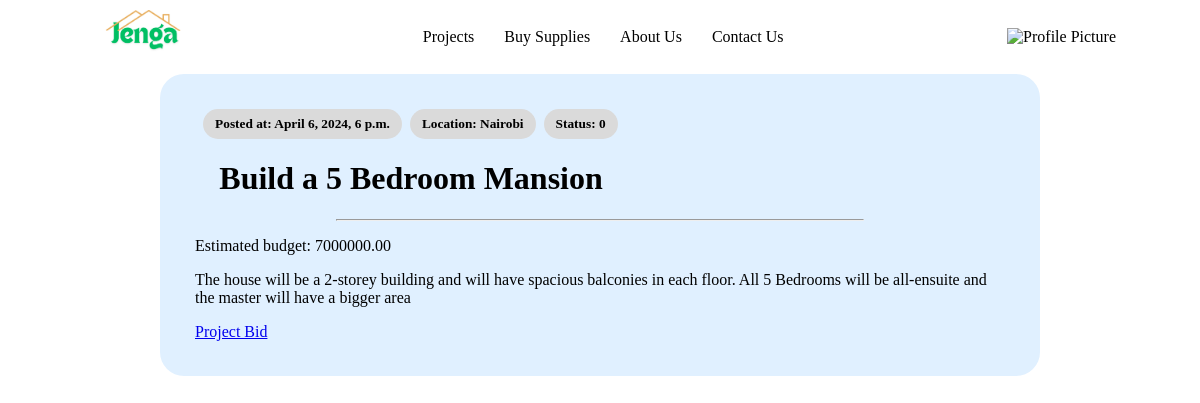
The app's page /project/2/ (signed in) with its own data.
### base/models.py (models this page shows, shortened)
class Project(models.Model):
    STATUS_CHOICES = (
        ('Open', 'Open'),
        ('In Progress', 'In Progress'),
        ('Completed', 'Completed'),
    )
    user = models.ForeignKey(User, on_delete=models.CASCADE, null=True, blank=True)
    title = models.CharField(max_length=211)
    budget = models.DecimalField(max_digits=10, decimal_places=2, default=0)
    location = models.CharField(max_length=100, null=True, blank=True)
    description  = models.TextField(null=True, blank=True)
    status = models.CharField(choices=STATUS_CHOICES, default='Open', max_length=20)
    created_at = models.DateTimeField(default=timezone.now)
    updated_at = models.DateTimeField(auto_now=True)

### base/views.py (the view)
# urls.py: path('project/<int:pk>/', ProjectDetail.as_view(), name='project_detail'),
class ProjectDetail(DetailView):
    model = Project
    context_object_name = 'project'
    template_name = 'base/project_detail.html'
    def get_context_data(self, **kwargs):
        context = super().get_context_data(**kwargs)
        context['bids'] = Bid.objects.filter(project_id=self.kwargs['pk'])
        return context

### base/templates/base/project_detail.html (shortened to what this page needs)
{% extends 'base/main.html' %} {% block content %} {% load static %}
<!DOCTYPE html>
<html lang="en">
  <head>
    <link rel="stylesheet" href="{% static 'css/project_detail.css' %}" />
  </head>
  <body>
    <div class="project-details">
      <small class="proj-small">
        <li>Posted at: {{ project.created_at }}</li>
        <li>Location: {{ project.location }}</li>
        <li>Status: {{ project.status }}</li>
      </small>
      <h1>{{ project.title }}</h1>
      <hr width="65%" />
      <p>Estimated budget: {{ project.budget }}</p>
      <p>{{ project.description }}</p>
      <form method="post">
        <a href="{% url 'project_bid' project.pk %}">Project Bid</a>
      </form>
    </div>
  </body>
</html>
{% endblock %}

### static/css/main.css (style rules this page uses)
body { width: 96%; margin: auto; background-color: white; }

### static/css/project_detail.css (style rules this page uses)
body { width: 90%; margin: auto; }
.project-details { background-color: rgb(224, 240, 255); padding: 35px 35px; border-radius: 1.5rem; width: 75%; margin: auto; }
.proj-small { font-weight: bold; display: flex; }
.proj-small li { flex-direction: row; list-style-type: none; padding: 7px 12px; background-color: rgb(218, 218, 218); border-radius: 1.5rem; margin-left: 1%; }
.project-details h1 { margin-left: 3%; }

### records on screen
Project: created_at "April 6, 2024, 6 p.m.", location "Nairobi", status "0", title "Build a 5 Bedroom Mansion", budget "7000000.00", description "The house will be a 2-storey building and will have spacious balconies in each floor. All 5 Bedrooms will be all-ensuite and the master will have a bigger area"
